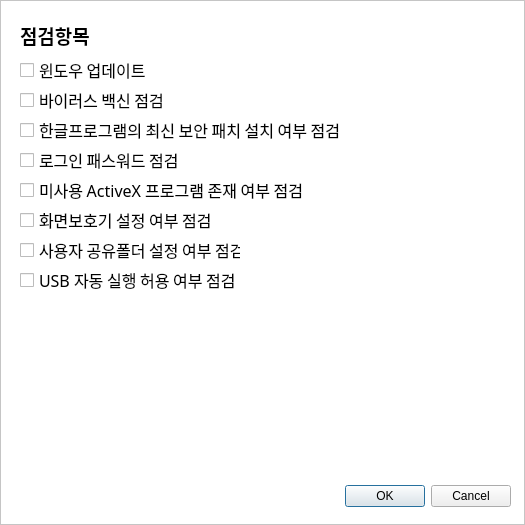
<?xml version="1.0" encoding="UTF-8"?>
<ui version="4.0">
 <class>Dialog</class>
 <widget class="QDialog" name="Dialog">
  <property name="geometry">
   <rect>
    <x>0</x>
    <y>0</y>
    <width>525</width>
    <height>525</height>
   </rect>
  </property>
  <property name="minimumSize">
   <size>
    <width>525</width>
    <height>525</height>
   </size>
  </property>
  <property name="maximumSize">
   <size>
    <width>525</width>
    <height>525</height>
   </size>
  </property>
  <property name="windowTitle">
   <string>Dialog</string>
  </property>
  <widget class="QFrame" name="frame">
   <property name="geometry">
    <rect>
     <x>0</x>
     <y>0</y>
     <width>525</width>
     <height>525</height>
    </rect>
   </property>
   <property name="minimumSize">
    <size>
     <width>525</width>
     <height>525</height>
    </size>
   </property>
   <property name="maximumSize">
    <size>
     <width>525</width>
     <height>525</height>
    </size>
   </property>
   <property name="styleSheet">
    <string notr="true">QFrame{background-color:white}</string>
   </property>
   <property name="frameShape">
    <enum>QFrame::StyledPanel</enum>
   </property>
   <property name="frameShadow">
    <enum>QFrame::Raised</enum>
   </property>
   <widget class="QCheckBox" name="checkBox_1">
    <property name="geometry">
     <rect>
      <x>20</x>
      <y>60</y>
      <width>221</width>
      <height>20</height>
     </rect>
    </property>
    <property name="font">
     <font>
      <family>KoPub돋움체 Light</family>
      <pointsize>12</pointsize>
      <weight>50</weight>
      <bold>false</bold>
     </font>
    </property>
    <property name="text">
     <string>윈도우 업데이트</string>
    </property>
   </widget>
   <widget class="QCheckBox" name="checkBox_2">
    <property name="geometry">
     <rect>
      <x>20</x>
      <y>90</y>
      <width>221</width>
      <height>20</height>
     </rect>
    </property>
    <property name="font">
     <font>
      <family>KoPub돋움체 Light</family>
      <pointsize>12</pointsize>
      <weight>50</weight>
      <bold>false</bold>
     </font>
    </property>
    <property name="text">
     <string>바이러스 백신 점검</string>
    </property>
   </widget>
   <widget class="QCheckBox" name="checkBox_3">
    <property name="geometry">
     <rect>
      <x>20</x>
      <y>120</y>
      <width>321</width>
      <height>20</height>
     </rect>
    </property>
    <property name="font">
     <font>
      <family>KoPub돋움체 Light</family>
      <pointsize>12</pointsize>
      <weight>50</weight>
      <bold>false</bold>
     </font>
    </property>
    <property name="text">
     <string>한글프로그램의 최신 보안 패치 설치 여부 점검</string>
    </property>
   </widget>
   <widget class="QCheckBox" name="checkBox_4">
    <property name="geometry">
     <rect>
      <x>20</x>
      <y>150</y>
      <width>221</width>
      <height>20</height>
     </rect>
    </property>
    <property name="font">
     <font>
      <family>KoPub돋움체 Light</family>
      <pointsize>12</pointsize>
      <weight>50</weight>
      <bold>false</bold>
     </font>
    </property>
    <property name="text">
     <string>로그인 패스워드 점검</string>
    </property>
   </widget>
   <widget class="QCheckBox" name="checkBox_5">
    <property name="geometry">
     <rect>
      <x>20</x>
      <y>180</y>
      <width>291</width>
      <height>20</height>
     </rect>
    </property>
    <property name="font">
     <font>
      <family>KoPub돋움체 Light</family>
      <pointsize>12</pointsize>
      <weight>50</weight>
      <bold>false</bold>
     </font>
    </property>
    <property name="text">
     <string>미사용 ActiveX 프로그램 존재 여부 점검</string>
    </property>
   </widget>
   <widget class="QCheckBox" name="checkBox_6">
    <property name="geometry">
     <rect>
      <x>20</x>
      <y>210</y>
      <width>221</width>
      <height>20</height>
     </rect>
    </property>
    <property name="font">
     <font>
      <family>KoPub돋움체 Light</family>
      <pointsize>12</pointsize>
      <weight>50</weight>
      <bold>false</bold>
     </font>
    </property>
    <property name="text">
     <string>화면보호기 설정 여부 점검</string>
    </property>
   </widget>
   <widget class="QCheckBox" name="checkBox_7">
    <property name="geometry">
     <rect>
      <x>20</x>
      <y>240</y>
      <width>221</width>
      <height>20</height>
     </rect>
    </property>
    <property name="font">
     <font>
      <family>KoPub돋움체 Light</family>
      <pointsize>12</pointsize>
      <weight>50</weight>
      <bold>false</bold>
     </font>
    </property>
    <property name="text">
     <string>사용자 공유폴더 설정 여부 점검</string>
    </property>
    <property name="checkable">
     <bool>true</bool>
    </property>
    <property name="autoRepeat">
     <bool>false</bool>
    </property>
   </widget>
   <widget class="QCheckBox" name="checkBox_8">
    <property name="geometry">
     <rect>
      <x>20</x>
      <y>270</y>
      <width>221</width>
      <height>20</height>
     </rect>
    </property>
    <property name="font">
     <font>
      <family>KoPub돋움체 Light</family>
      <pointsize>12</pointsize>
      <weight>50</weight>
      <bold>false</bold>
     </font>
    </property>
    <property name="text">
     <string>USB 자동 실행 허용 여부 점검</string>
    </property>
   </widget>
   <widget class="QLabel" name="label">
    <property name="geometry">
     <rect>
      <x>20</x>
      <y>20</y>
      <width>161</width>
      <height>31</height>
     </rect>
    </property>
    <property name="font">
     <font>
      <family>KoPub돋움체 Bold</family>
      <pointsize>14</pointsize>
      <weight>75</weight>
      <bold>true</bold>
     </font>
    </property>
    <property name="text">
     <string>점검항목</string>
    </property>
   </widget>
   <widget class="QDialogButtonBox" name="buttonBox">
    <property name="geometry">
     <rect>
      <x>170</x>
      <y>480</y>
      <width>341</width>
      <height>32</height>
     </rect>
    </property>
    <property name="orientation">
     <enum>Qt::Horizontal</enum>
    </property>
    <property name="standardButtons">
     <set>QDialogButtonBox::Cancel|QDialogButtonBox::Ok</set>
    </property>
   </widget>
  </widget>
 </widget>
 <resources/>
 <connections>
  <connection>
   <sender>buttonBox</sender>
   <signal>rejected()</signal>
   <receiver>Dialog</receiver>
   <slot>reject()</slot>
   <hints>
    <hint type="sourcelabel">
     <x>316</x>
     <y>260</y>
    </hint>
    <hint type="destinationlabel">
     <x>286</x>
     <y>274</y>
    </hint>
   </hints>
  </connection>
  <connection>
   <sender>buttonBox</sender>
   <signal>accepted()</signal>
   <receiver>Dialog</receiver>
   <slot>accept()</slot>
   <hints>
    <hint type="sourcelabel">
     <x>248</x>
     <y>254</y>
    </hint>
    <hint type="destinationlabel">
     <x>157</x>
     <y>274</y>
    </hint>
   </hints>
  </connection>
 </connections>
</ui>
